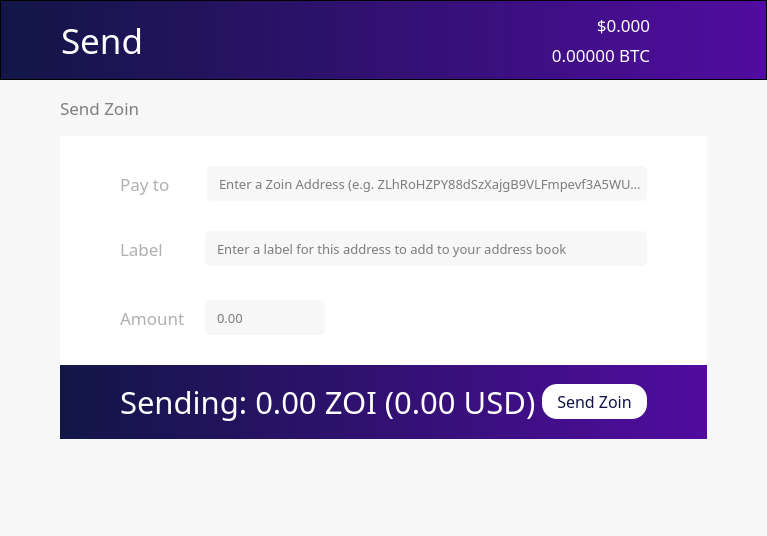
<?xml version="1.0" encoding="UTF-8"?>
<ui version="4.0">
 <class>SendCoinsDialog</class>
 <widget class="QDialog" name="SendCoinsDialog">
  <property name="geometry">
   <rect>
    <x>0</x>
    <y>0</y>
    <width>643</width>
    <height>536</height>
   </rect>
  </property>
  <property name="windowTitle">
   <string>Send Coins</string>
  </property>
  <property name="styleSheet">
   <string notr="true">background-color:rgba(247, 247, 247, 250);</string>
  </property>
  <layout class="QVBoxLayout" name="verticalLayout" stretch="0,0,0,0">
   <property name="spacing">
    <number>0</number>
   </property>
   <property name="leftMargin">
    <number>0</number>
   </property>
   <property name="topMargin">
    <number>0</number>
   </property>
   <property name="rightMargin">
    <number>0</number>
   </property>
   <property name="bottomMargin">
    <number>0</number>
   </property>
   <item>
    <layout class="QVBoxLayout" name="Header">
     <property name="spacing">
      <number>0</number>
     </property>
     <property name="leftMargin">
      <number>0</number>
     </property>
     <property name="rightMargin">
      <number>0</number>
     </property>
     <item>
      <layout class="QHBoxLayout" name="horizontalLayout_3">
       <property name="spacing">
        <number>0</number>
       </property>
       <property name="leftMargin">
        <number>0</number>
       </property>
       <property name="rightMargin">
        <number>0</number>
       </property>
       <item>
        <widget class="QFrame" name="frame">
         <property name="sizePolicy">
          <sizepolicy hsizetype="Preferred" vsizetype="Fixed">
           <horstretch>0</horstretch>
           <verstretch>0</verstretch>
          </sizepolicy>
         </property>
         <property name="minimumSize">
          <size>
           <width>0</width>
           <height>80</height>
          </size>
         </property>
         <property name="maximumSize">
          <size>
           <width>16777215</width>
           <height>80</height>
          </size>
         </property>
         <property name="styleSheet">
          <string notr="true">background: QLinearGradient(x1: 0, y1: 0, x2: 1, y2: 0, stop: 0 #121646, stop: 1 #510c9f);</string>
         </property>
         <property name="frameShape">
          <enum>QFrame::StyledPanel</enum>
         </property>
         <property name="frameShadow">
          <enum>QFrame::Raised</enum>
         </property>
         <property name="lineWidth">
          <number>0</number>
         </property>
         <layout class="QHBoxLayout" name="horizontalLayout_2">
          <property name="spacing">
           <number>-1</number>
          </property>
          <property name="leftMargin">
           <number>60</number>
          </property>
          <property name="topMargin">
           <number>0</number>
          </property>
          <property name="rightMargin">
           <number>60</number>
          </property>
          <property name="bottomMargin">
           <number>0</number>
          </property>
          <item>
           <widget class="QLabel" name="label_3">
            <property name="sizePolicy">
             <sizepolicy hsizetype="Preferred" vsizetype="Preferred">
              <horstretch>0</horstretch>
              <verstretch>0</verstretch>
             </sizepolicy>
            </property>
            <property name="font">
             <font>
              <family>ZoinLight</family>
              <pointsize>26</pointsize>
              <weight>50</weight>
              <bold>false</bold>
             </font>
            </property>
            <property name="styleSheet">
             <string notr="true">background-color: rgb(0,0,0,0);
color: white;</string>
            </property>
            <property name="text">
             <string>Send</string>
            </property>
           </widget>
          </item>
          <item>
           <layout class="QVBoxLayout" name="verticalLayout_3">
            <property name="spacing">
             <number>-1</number>
            </property>
            <item>
             <widget class="QLabel" name="priceUSD">
              <property name="font">
               <font>
                <family>ZoinMedium</family>
                <pointsize>13</pointsize>
                <weight>50</weight>
                <bold>false</bold>
               </font>
              </property>
              <property name="styleSheet">
               <string notr="true">background-color: rgb(0,0,0,0);
color: white;</string>
              </property>
              <property name="text">
               <string>$0.000</string>
              </property>
              <property name="alignment">
               <set>Qt::AlignBottom|Qt::AlignRight|Qt::AlignTrailing</set>
              </property>
             </widget>
            </item>
            <item>
             <widget class="QLabel" name="priceBTC">
              <property name="font">
               <font>
                <family>ZoinLight</family>
                <pointsize>13</pointsize>
                <weight>50</weight>
                <bold>false</bold>
               </font>
              </property>
              <property name="styleSheet">
               <string notr="true">background-color: rgb(0,0,0,0);
color: white;</string>
              </property>
              <property name="text">
               <string>0.00000 BTC</string>
              </property>
              <property name="alignment">
               <set>Qt::AlignRight|Qt::AlignTop|Qt::AlignTrailing</set>
              </property>
             </widget>
            </item>
           </layout>
          </item>
          <item>
           <widget class="QPushButton" name="pushButton_2">
            <property name="maximumSize">
             <size>
              <width>50</width>
              <height>80</height>
             </size>
            </property>
            <property name="styleSheet">
             <string notr="true">background: rgb(0,0,0,0);</string>
            </property>
            <property name="text">
             <string/>
            </property>
            <property name="icon">
             <iconset resource="../bitcoin.qrc">
              <normaloff>:/icons/Exports_45</normaloff>:/icons/Exports_45</iconset>
            </property>
            <property name="iconSize">
             <size>
              <width>70</width>
              <height>70</height>
             </size>
            </property>
            <property name="flat">
             <bool>true</bool>
            </property>
           </widget>
          </item>
         </layout>
        </widget>
       </item>
      </layout>
     </item>
    </layout>
   </item>
   <item>
    <layout class="QVBoxLayout" name="verticalLayout_10">
     <property name="spacing">
      <number>6</number>
     </property>
     <property name="leftMargin">
      <number>60</number>
     </property>
     <property name="topMargin">
      <number>15</number>
     </property>
     <property name="rightMargin">
      <number>60</number>
     </property>
     <property name="bottomMargin">
      <number>20</number>
     </property>
     <item>
      <layout class="QHBoxLayout" name="horizontalLayout_8">
       <property name="spacing">
        <number>8</number>
       </property>
       <property name="topMargin">
        <number>0</number>
       </property>
       <property name="bottomMargin">
        <number>10</number>
       </property>
       <item>
        <widget class="QLabel" name="label_7">
         <property name="font">
          <font>
           <family>ZoinMedium</family>
           <pointsize>13</pointsize>
           <weight>50</weight>
           <bold>false</bold>
          </font>
         </property>
         <property name="styleSheet">
          <string notr="true">color: rgb(126, 126, 126);</string>
         </property>
         <property name="text">
          <string>Send Zoin</string>
         </property>
        </widget>
       </item>
       <item>
        <spacer name="horizontalSpacer">
         <property name="orientation">
          <enum>Qt::Horizontal</enum>
         </property>
         <property name="sizeHint" stdset="0">
          <size>
           <width>40</width>
           <height>20</height>
          </size>
         </property>
        </spacer>
       </item>
       <item>
        <widget class="QPushButton" name="transactionFees">
         <property name="sizePolicy">
          <sizepolicy hsizetype="Minimum" vsizetype="Fixed">
           <horstretch>0</horstretch>
           <verstretch>0</verstretch>
          </sizepolicy>
         </property>
         <property name="styleSheet">
          <string notr="true">QPushButton {
color: rgb(126, 126, 126);
border:0
}

QPushButton:hover {
color: rgb(205, 205, 205);
border:0
}</string>
         </property>
         <property name="text">
          <string/>
         </property>
         <property name="icon">
          <iconset resource="../bitcoin.qrc">
           <normaloff>:/icons/fees</normaloff>:/icons/fees</iconset>
         </property>
         <property name="iconSize">
          <size>
           <width>25</width>
           <height>25</height>
          </size>
         </property>
         <property name="flat">
          <bool>true</bool>
         </property>
        </widget>
       </item>
       <item>
        <widget class="QPushButton" name="coinControl">
         <property name="enabled">
          <bool>true</bool>
         </property>
         <property name="sizePolicy">
          <sizepolicy hsizetype="Minimum" vsizetype="Fixed">
           <horstretch>0</horstretch>
           <verstretch>0</verstretch>
          </sizepolicy>
         </property>
         <property name="minimumSize">
          <size>
           <width>25</width>
           <height>25</height>
          </size>
         </property>
         <property name="maximumSize">
          <size>
           <width>25</width>
           <height>25</height>
          </size>
         </property>
         <property name="styleSheet">
          <string notr="true">QPushButton {
color: rgb(126, 126, 126);
border:0
}

QPushButton:hover {
color: rgb(205, 205, 205);
border:0
}</string>
         </property>
         <property name="text">
          <string/>
         </property>
         <property name="icon">
          <iconset resource="../bitcoin.qrc">
           <normaloff>:/icons/settings</normaloff>:/icons/settings</iconset>
         </property>
         <property name="iconSize">
          <size>
           <width>25</width>
           <height>25</height>
          </size>
         </property>
         <property name="flat">
          <bool>true</bool>
         </property>
        </widget>
       </item>
      </layout>
     </item>
     <item>
      <widget class="QFrame" name="PayFrame">
       <property name="styleSheet">
        <string notr="true">background-color: rgb(255, 255, 255);
border:0;</string>
       </property>
       <property name="frameShape">
        <enum>QFrame::StyledPanel</enum>
       </property>
       <property name="frameShadow">
        <enum>QFrame::Raised</enum>
       </property>
       <layout class="QVBoxLayout" name="verticalLayout_12">
        <property name="spacing">
         <number>30</number>
        </property>
        <property name="leftMargin">
         <number>0</number>
        </property>
        <property name="topMargin">
         <number>30</number>
        </property>
        <property name="rightMargin">
         <number>0</number>
        </property>
        <property name="bottomMargin">
         <number>0</number>
        </property>
        <item>
         <layout class="QVBoxLayout" name="verticalLayout_2">
          <property name="spacing">
           <number>30</number>
          </property>
          <property name="leftMargin">
           <number>60</number>
          </property>
          <property name="topMargin">
           <number>0</number>
          </property>
          <property name="rightMargin">
           <number>60</number>
          </property>
          <item>
           <layout class="QHBoxLayout" name="horizontalLayout">
            <property name="spacing">
             <number>20</number>
            </property>
            <property name="topMargin">
             <number>0</number>
            </property>
            <item>
             <widget class="QLabel" name="label_4">
              <property name="sizePolicy">
               <sizepolicy hsizetype="Fixed" vsizetype="Preferred">
                <horstretch>0</horstretch>
                <verstretch>0</verstretch>
               </sizepolicy>
              </property>
              <property name="font">
               <font>
                <family>ZoinMedium</family>
                <pointsize>13</pointsize>
                <weight>50</weight>
                <bold>false</bold>
               </font>
              </property>
              <property name="styleSheet">
               <string notr="true">color: rgb(175, 175, 175);</string>
              </property>
              <property name="text">
               <string>Pay to    </string>
              </property>
             </widget>
            </item>
            <item>
             <widget class="QValidatedLineEdit" name="PayTo">
              <property name="sizePolicy">
               <sizepolicy hsizetype="Preferred" vsizetype="Fixed">
                <horstretch>0</horstretch>
                <verstretch>0</verstretch>
               </sizepolicy>
              </property>
              <property name="minimumSize">
               <size>
                <width>0</width>
                <height>0</height>
               </size>
              </property>
              <property name="font">
               <font>
                <family>ZoinLight</family>
                <pointsize>10</pointsize>
               </font>
              </property>
              <property name="styleSheet">
               <string notr="true">background-color:rgba(247, 247, 247, 250);
height: 35px;
border-radius:5px;
border-style:solid;
border-color:gray;
border-width:thin;
padding-left: 10;
</string>
              </property>
              <property name="inputMask">
               <string/>
              </property>
              <property name="text">
               <string/>
              </property>
              <property name="cursorPosition">
               <number>0</number>
              </property>
              <property name="alignment">
               <set>Qt::AlignLeading|Qt::AlignLeft|Qt::AlignVCenter</set>
              </property>
              <property name="placeholderText">
               <string>Enter a Zoin Address (e.g. ZLhRoHZPY88dSzXajgB9VLFmpevf3A5WUm)</string>
              </property>
             </widget>
            </item>
           </layout>
          </item>
          <item>
           <layout class="QHBoxLayout" name="horizontalLayout_4">
            <property name="spacing">
             <number>20</number>
            </property>
            <property name="leftMargin">
             <number>0</number>
            </property>
            <property name="topMargin">
             <number>0</number>
            </property>
            <property name="rightMargin">
             <number>0</number>
            </property>
            <property name="bottomMargin">
             <number>4</number>
            </property>
            <item>
             <widget class="QLabel" name="label_5">
              <property name="sizePolicy">
               <sizepolicy hsizetype="Fixed" vsizetype="Preferred">
                <horstretch>0</horstretch>
                <verstretch>0</verstretch>
               </sizepolicy>
              </property>
              <property name="font">
               <font>
                <family>ZoinMedium</family>
                <pointsize>13</pointsize>
                <weight>50</weight>
                <bold>false</bold>
               </font>
              </property>
              <property name="styleSheet">
               <string notr="true">color: rgb(175, 175, 175);</string>
              </property>
              <property name="text">
               <string>Label     </string>
              </property>
             </widget>
            </item>
            <item>
             <widget class="QValidatedLineEdit" name="AddressLabel">
              <property name="sizePolicy">
               <sizepolicy hsizetype="Preferred" vsizetype="Fixed">
                <horstretch>0</horstretch>
                <verstretch>0</verstretch>
               </sizepolicy>
              </property>
              <property name="font">
               <font>
                <family>ZoinLight</family>
                <pointsize>10</pointsize>
               </font>
              </property>
              <property name="layoutDirection">
               <enum>Qt::LeftToRight</enum>
              </property>
              <property name="styleSheet">
               <string notr="true">background-color:rgba(247, 247, 247, 250);
height: 35px;
border-radius:5px;
border-style:solid;
border-color:gray;
border-width:thin;
padding-left: 10;</string>
              </property>
              <property name="text">
               <string/>
              </property>
              <property name="placeholderText">
               <string>Enter a label for this address to add to your address book</string>
              </property>
             </widget>
            </item>
           </layout>
          </item>
          <item>
           <layout class="QHBoxLayout" name="horizontalLayout_5">
            <property name="spacing">
             <number>20</number>
            </property>
            <property name="topMargin">
             <number>0</number>
            </property>
            <item>
             <widget class="QLabel" name="label_6">
              <property name="sizePolicy">
               <sizepolicy hsizetype="Fixed" vsizetype="Preferred">
                <horstretch>0</horstretch>
                <verstretch>0</verstretch>
               </sizepolicy>
              </property>
              <property name="font">
               <font>
                <family>ZoinMedium</family>
                <pointsize>13</pointsize>
                <weight>50</weight>
                <bold>false</bold>
               </font>
              </property>
              <property name="layoutDirection">
               <enum>Qt::LeftToRight</enum>
              </property>
              <property name="styleSheet">
               <string notr="true">color: rgb(175, 175, 175);</string>
              </property>
              <property name="text">
               <string>Amount</string>
              </property>
             </widget>
            </item>
            <item>
             <widget class="QLineEdit" name="PayAmount">
              <property name="sizePolicy">
               <sizepolicy hsizetype="MinimumExpanding" vsizetype="Fixed">
                <horstretch>0</horstretch>
                <verstretch>0</verstretch>
               </sizepolicy>
              </property>
              <property name="maximumSize">
               <size>
                <width>120</width>
                <height>16777215</height>
               </size>
              </property>
              <property name="font">
               <font>
                <family>ZoinLight</family>
                <pointsize>10</pointsize>
               </font>
              </property>
              <property name="styleSheet">
               <string notr="true">background-color:rgba(247, 247, 247, 250);
height: 35px;
border-radius:5px;
border-style:solid;
border-color:gray;
border-width:thin;
padding-left: 10;
</string>
              </property>
              <property name="placeholderText">
               <string>0.00</string>
              </property>
             </widget>
            </item>
            <item>
             <spacer name="horizontalSpacer_2">
              <property name="orientation">
               <enum>Qt::Horizontal</enum>
              </property>
              <property name="sizeHint" stdset="0">
               <size>
                <width>40</width>
                <height>20</height>
               </size>
              </property>
             </spacer>
            </item>
           </layout>
          </item>
         </layout>
        </item>
        <item>
         <widget class="QFrame" name="frame_2">
          <property name="styleSheet">
           <string notr="true">background: QLinearGradient(x1: 0, y1: 0, x2: 1, y2: 0, stop: 0 #121646, stop: 1 #510c9f);</string>
          </property>
          <property name="frameShape">
           <enum>QFrame::StyledPanel</enum>
          </property>
          <property name="frameShadow">
           <enum>QFrame::Raised</enum>
          </property>
          <layout class="QHBoxLayout" name="horizontalLayout_7">
           <property name="leftMargin">
            <number>60</number>
           </property>
           <property name="topMargin">
            <number>15</number>
           </property>
           <property name="rightMargin">
            <number>60</number>
           </property>
           <property name="bottomMargin">
            <number>15</number>
           </property>
           <item>
            <widget class="QLabel" name="sendAmount">
             <property name="font">
              <font>
               <family>ZoinLight</family>
               <pointsize>23</pointsize>
               <weight>50</weight>
               <italic>false</italic>
               <bold>false</bold>
              </font>
             </property>
             <property name="styleSheet">
              <string notr="true">color: white;
background-color: rgba(0,0,0,0);
font: url(:/fonts/SourceSansPro-Light);
</string>
             </property>
             <property name="text">
              <string>Sending: 0.00 ZOI (0.00 USD)</string>
             </property>
            </widget>
           </item>
           <item>
            <widget class="QPushButton" name="pushButton">
             <property name="sizePolicy">
              <sizepolicy hsizetype="Fixed" vsizetype="Fixed">
               <horstretch>0</horstretch>
               <verstretch>0</verstretch>
              </sizepolicy>
             </property>
             <property name="minimumSize">
              <size>
               <width>0</width>
               <height>35</height>
              </size>
             </property>
             <property name="font">
              <font>
               <family>ZoinRegular</family>
               <pointsize>12</pointsize>
               <weight>50</weight>
               <bold>false</bold>
              </font>
             </property>
             <property name="styleSheet">
              <string notr="true">background-color: white;
color: rgb(19, 19, 73);;
border-radius:15px;
height:35px;
width:105px;</string>
             </property>
             <property name="text">
              <string>Send Zoin</string>
             </property>
             <property name="checkable">
              <bool>true</bool>
             </property>
             <property name="autoDefault">
              <bool>false</bool>
             </property>
             <property name="flat">
              <bool>false</bool>
             </property>
            </widget>
           </item>
          </layout>
         </widget>
        </item>
       </layout>
      </widget>
     </item>
     <item>
      <spacer name="verticalSpacer">
       <property name="orientation">
        <enum>Qt::Vertical</enum>
       </property>
       <property name="sizeHint" stdset="0">
        <size>
         <width>20</width>
         <height>40</height>
        </size>
       </property>
      </spacer>
     </item>
     <item>
      <spacer name="verticalSpacer_2">
       <property name="orientation">
        <enum>Qt::Vertical</enum>
       </property>
       <property name="sizeHint" stdset="0">
        <size>
         <width>20</width>
         <height>40</height>
        </size>
       </property>
      </spacer>
     </item>
    </layout>
   </item>
   <item>
    <widget class="QWidget" name="widget" native="true">
     <layout class="QVBoxLayout" name="verticalLayout_4">
      <property name="spacing">
       <number>0</number>
      </property>
      <property name="leftMargin">
       <number>60</number>
      </property>
      <property name="topMargin">
       <number>0</number>
      </property>
      <property name="rightMargin">
       <number>60</number>
      </property>
      <property name="bottomMargin">
       <number>0</number>
      </property>
     </layout>
    </widget>
   </item>
   <item>
    <layout class="QHBoxLayout" name="horizontalLayout_6">
     <property name="leftMargin">
      <number>60</number>
     </property>
     <property name="topMargin">
      <number>30</number>
     </property>
     <property name="rightMargin">
      <number>60</number>
     </property>
     <property name="bottomMargin">
      <number>30</number>
     </property>
     <item>
      <layout class="QVBoxLayout" name="statusText">
       <property name="topMargin">
        <number>0</number>
       </property>
      </layout>
     </item>
     <item>
      <layout class="QHBoxLayout" name="statusBar"/>
     </item>
    </layout>
   </item>
  </layout>
 </widget>
 <customwidgets>
  <customwidget>
   <class>QValidatedLineEdit</class>
   <extends>QLineEdit</extends>
   <header>qvalidatedlineedit.h</header>
  </customwidget>
 </customwidgets>
 <resources>
  <include location="../bitcoin.qrc"/>
 </resources>
 <connections/>
</ui>
